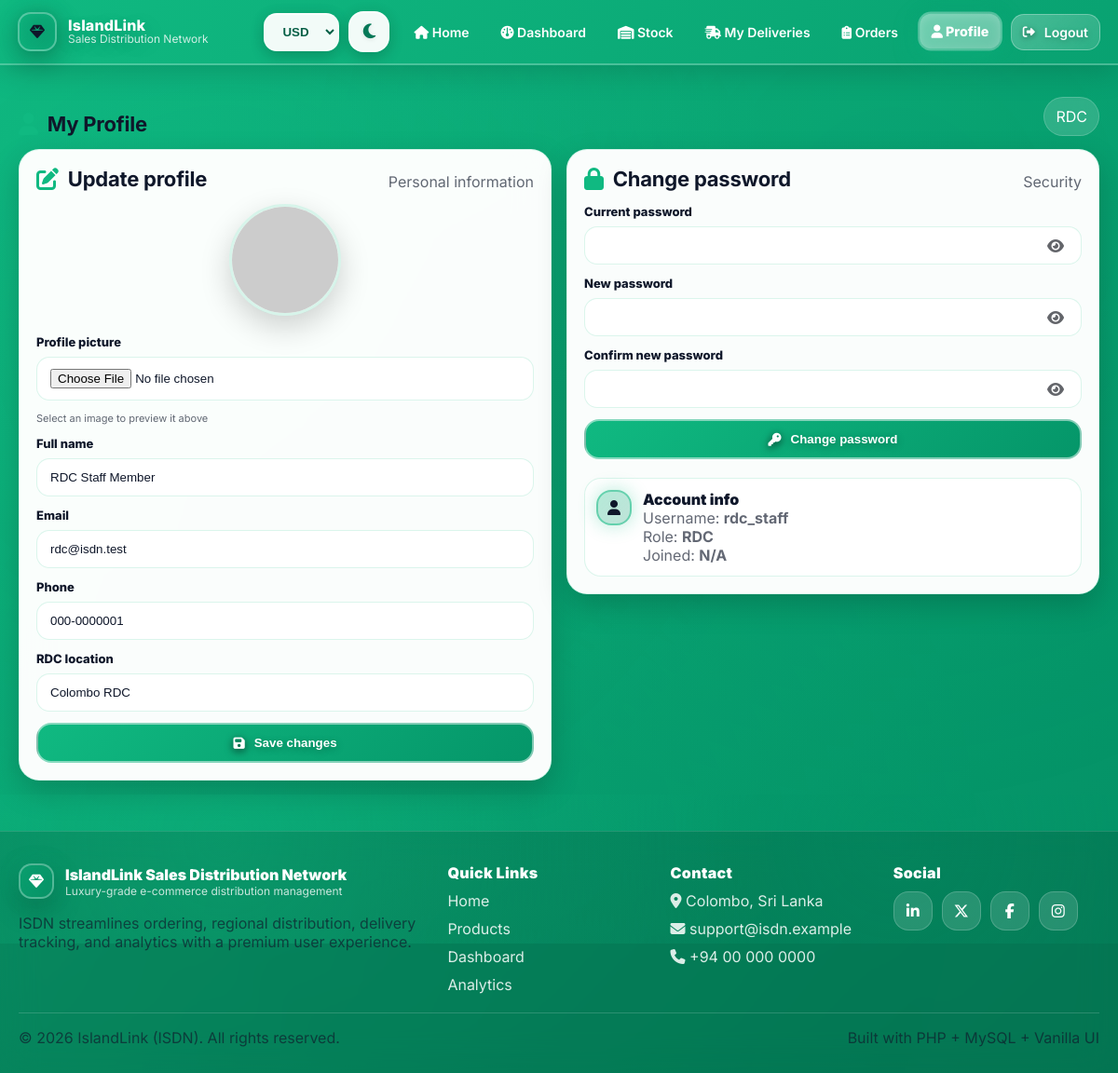
The app's page /profile.php (signed in) with its own data.
### tables this page shows
CREATE TABLE `users` (
  `id` INT NOT NULL AUTO_INCREMENT,
  `username` VARCHAR(50) NOT NULL,
  `password` VARCHAR(255) NOT NULL,
  `role` ENUM('admin','rdc','customer') NOT NULL DEFAULT 'customer',
  `name` VARCHAR(100) NOT NULL,
  `email` VARCHAR(100) NOT NULL,
  `phone` VARCHAR(20) NULL,
  `rdc_location` VARCHAR(50) NULL,
  `profile_image` VARCHAR(255) NULL,
  `created_at` TIMESTAMP NOT NULL DEFAULT CURRENT_TIMESTAMP,
  PRIMARY KEY (`id`),
  UNIQUE KEY `uq_users_username` (`username`),
  UNIQUE KEY `uq_users_email` (`email`)
);

### db.php (called while the page is built, shortened)
<?php
function is_logged_in() {
  return isset($_SESSION['user']) && isset($_SESSION['user']['id']);
}
function current_user() {
  return is_logged_in() ? $_SESSION['user'] : null;
}
function currency_get() {
  return isset($_SESSION['currency']) && in_array($_SESSION['currency'], ['USD','LKR'], true)
    ? $_SESSION['currency'] : 'USD';
}

### profile.php (the view, shortened to what this page needs)
<?php
require_once __DIR__ . '/db.php';
require_once __DIR__ . '/icons.php';
$u = current_user();
$r = mysqli_query($conn, "SELECT * FROM users WHERE id = " . (int)$u['id'] . " LIMIT 1");
if ($r) {
  $u = mysqli_fetch_assoc($r);
}
$profileImg = $u['profile_image'] ? $u['profile_image'] : 'https://ui-avatars.com/api/?name=' . urlencode($u['name']) . '&size=200&background=667eea&color=fff';
$currency = currency_get();
?>
<!doctype html>
<html lang="en" data-theme="<?php echo isset($_SESSION['theme']) ? htmlspecialchars($_SESSION['theme']) : 'light'; ?>" data-currency="<?php echo htmlspecialchars($currency); ?>">
<head>
  <link rel="stylesheet" href="https://cdnjs.cloudflare.com/ajax/libs/font-awesome/6.5.1/css/all.min.css">
  <link rel="stylesheet" href="style.css">
  <link rel="stylesheet" href="ecommerce-styles.css">
</head>
<body>
  <?php include __DIR__ . '/navbar.php'; ?>
  <main class="main">
    <div class="container">
      <div class="section-head">
        <h2><?php echo icon('user'); ?> My Profile</h2>
        <span class="pill"><?php echo strtoupper($u['role']); ?></span>
      </div>
      <div class="grid cols-2" style="align-items:start">
        <section class="card pad lift" style="animation-delay:.06s">
          <div class="section-head">
            <h2><?php echo icon('pen-to-square'); ?> Update profile</h2>
            <span class="muted">Personal information</span>
          </div>
          <div style="text-align:center; margin-bottom:16px">
            <img src="<?php echo htmlspecialchars($profileImg); ?>" alt="Profile" data-preview style="width:120px;height:120px;border-radius:50%;object-fit:cover;border:3px solid var(--border);box-shadow:var(--shadow-md)">
          </div>
          <form class="form" method="post" enctype="multipart/form-data">
            <div class="field">
              <label>Profile picture</label>
              <input class="input" name="profile_image" type="file" accept=".jpg,.jpeg,.png,.webp">
              <div class="muted" style="font-size:11px; margin-top:4px;">Select an image to preview it above</div>
            </div>
            <div class="field">
              <label>Full name</label>
              <input class="input" name="name" value="<?php echo htmlspecialchars($u['name']); ?>" required>
            </div>
            <div class="field">
              <label>Email</label>
              <input class="input" name="email" type="email" value="<?php echo htmlspecialchars($u['email']); ?>" required>
            </div>
            <div class="field">
              <label>Phone</label>
              <input class="input" name="phone" value="<?php echo htmlspecialchars($u['phone'] ?: ''); ?>">
            </div>
            <?php if ($u['role'] === 'rdc'): ?>
              <div class="field">
                <label>RDC location</label>
                <input class="input" name="rdc_location" value="<?php echo htmlspecialchars($u['rdc_location'] ?: ''); ?>">
              </div>
            <?php endif; ?>
            <button class="btn btn-primary" type="submit"><?php echo icon('floppy-disk'); ?> Save changes</button>
          </form>
        </section>
        <section class="card pad lift" style="animation-delay:.12s">
          <div class="section-head">
            <h2><?php echo icon('lock'); ?> Change password</h2>
            <span class="muted">Security</span>
          </div>
          <form class="form" method="post">
            <div class="field">
              <label>Current password</label>
              <div class="input-wrap">
                <input class="input" id="current_password" name="current_password" type="password" required>
                <button class="toggle-eye" type="button" data-toggle-password="#current_password" aria-label="Show password">
                  <i class="fa-solid fa-eye"></i>
                </button>
              </div>
            </div>
            <div class="field">
              <label>New password</label>
              <div class="input-wrap">
                <input class="input" id="new_password" name="new_password" type="password" required>
                <button class="toggle-eye" type="button" data-toggle-password="#new_password" aria-label="Show password">
                  <i class="fa-solid fa-eye"></i>
                </button>
              </div>
            </div>
            <div class="field">
              <label>Confirm new password</label>
              <div class="input-wrap">
                <input class="input" id="confirm_password" name="confirm_password" type="password" required>
                <button class="toggle-eye" type="button" data-toggle-password="#confirm_password" aria-label="Show password">
                  <i class="fa-solid fa-eye"></i>
                </button>
              </div>
            </div>
            <button class="btn btn-primary" type="submit"><?php echo icon('key'); ?> Change password</button>
          </form>
          <div class="timeline" style="margin-top:20px">
            <div class="timeline-item done">
              <div class="timeline-dot"><?php echo icon('user'); ?></div>
              <div>
                <div style="font-weight:1000">Account info</div>
                <div class="muted">Username: <strong><?php echo htmlspecialchars($u['username']); ?></strong></div>
                <div class="muted">Role: <strong><?php echo strtoupper($u['role']); ?></strong></div>
                <div class="muted">Joined: <strong><?php echo isset($u['created_at']) && $u['created_at'] ? date('M d, Y', strtotime($u['created_at'])) : 'N/A'; ?></strong></div>
              </div>
            </div>
          </div>
        </section>
      </div>
    </div>
  </main>
  <?php include __DIR__ . '/footer.php'; ?>
</body>
</html>

### ecommerce-styles.css (style rules this page uses)
.section-head { display:flex; align-items:flex-end; justify-content:space-between; gap: 16px; margin-bottom: 14px; }
.section-head h2 { margin:0; font-size: 22px; letter-spacing: -.01em; color: var(--text); display: flex; align-items: center; gap: 10px; }
.pill { display:inline-flex; gap:8px; align-items:center; padding: 10px 12px; border-radius: 999px; background: rgba(255,255,255,.16); border:1px solid rgba(255,255,255,.18); color:#fff; backdrop-filter: blur(14px); }
.timeline { display:grid; gap: 10px; }
.timeline-item { display:flex; gap: 12px; align-items:flex-start; background: var(--card2); border:1px solid var(--border); border-radius: 18px; padding: 12px; }
.timeline-dot { width:38px; height:38px; border-radius: 16px; display:grid; place-items:center; background: linear-gradient(135deg, rgba(16,185,129,.2), rgba(5,150,105,.15)); border:2px solid rgba(16,185,129,.4); flex: 0 0 auto; position: relative; }
.timeline-dot::before { content: ''; position: absolute; inset: -4px; border-radius: 16px; background: linear-gradient(135deg, #10b981, #059669); background-size: 200% 200%; animation: dotGlow 3s ease infinite; opacity: 0.2; z-index: -1; filter: blur(6px); }
.timeline-item.done .timeline-dot { background: linear-gradient(135deg, rgba(16,185,129,.3), rgba(5,150,105,.25)); border-color: rgba(16,185,129,.5); box-shadow: 0 0 20px rgba(16,185,129,.3); }

### records on screen
users: role "RDC", name "RDC Staff Member", email "rdc@isdn.test", phone "000-0000001", rdc_location "Colombo RDC", username "rdc_staff"
